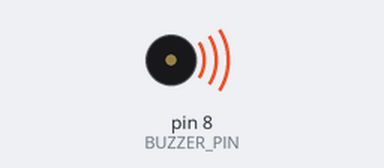
Recording of a sketch running on a simulated Arduino Uno, built with avr-gcc and run on an emulated ATmega328P. On the bench: buzzer (waves = sounding).

Above: at 0.3 s.
At 6.7 s:
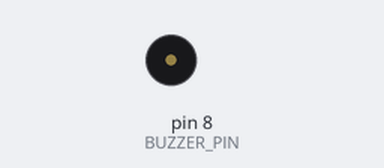
Timing chart, 0 to 14.6 s (numbered marks = the images above):
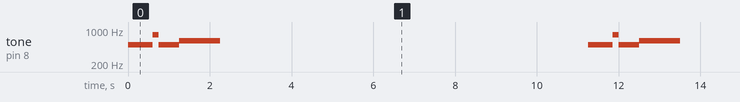

Measured:
- by itself, tone on pin 8 (BUZZER_PIN): repeats every 11.3 s: 800 Hz 0.15 s, 500 Hz 0.50 s, 600 Hz 1.0 s, silent 9.0 s, 500 Hz 0.60 s

The sketch:

buzz.ino
```cpp
#define BUZZER_PIN 8


int crunch_frequency = 100;
int crunch_duration = 100;

void setup() {
  // put your setup code here, to run once:
  pinMode(BUZZER_PIN, OUTPUT);
}

void loop() {
  // put your main code here, to run repeatedly:
  tone(BUZZER_PIN,500,200);
  delay(200);
  tone(BUZZER_PIN,500,200);
  delay(200);
  tone(BUZZER_PIN,500,200);
  delay(200);
  tone(BUZZER_PIN,800,150);
  delay(150);
  tone(BUZZER_PIN,500,500);
  delay(500);
  tone(BUZZER_PIN,600,1000);
  delay(10000);
}
```
